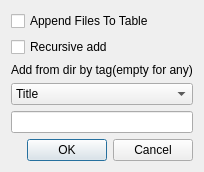
<?xml version="1.0" encoding="UTF-8"?>
<ui version="4.0">
 <class>DropDialog</class>
 <widget class="QDialog" name="DropDialog">
  <property name="geometry">
   <rect>
    <x>0</x>
    <y>0</y>
    <width>189</width>
    <height>164</height>
   </rect>
  </property>
  <property name="windowTitle">
   <string>Dialog</string>
  </property>
  <layout class="QVBoxLayout" name="verticalLayout">
   <item>
    <widget class="QCheckBox" name="checkBox_2">
     <property name="maximumSize">
      <size>
       <width>16777215</width>
       <height>20</height>
      </size>
     </property>
     <property name="text">
      <string>Append Files To Table</string>
     </property>
    </widget>
   </item>
   <item>
    <widget class="QCheckBox" name="checkBox">
     <property name="text">
      <string>Recursive add</string>
     </property>
    </widget>
   </item>
   <item>
    <widget class="QLabel" name="label">
     <property name="sizePolicy">
      <sizepolicy hsizetype="MinimumExpanding" vsizetype="MinimumExpanding">
       <horstretch>0</horstretch>
       <verstretch>0</verstretch>
      </sizepolicy>
     </property>
     <property name="maximumSize">
      <size>
       <width>16777215</width>
       <height>20</height>
      </size>
     </property>
     <property name="text">
      <string>Add from dir by tag(empty for any)</string>
     </property>
    </widget>
   </item>
   <item>
    <widget class="QComboBox" name="comboBox">
     <item>
      <property name="text">
       <string>Title</string>
      </property>
     </item>
     <item>
      <property name="text">
       <string>Artist</string>
      </property>
     </item>
     <item>
      <property name="text">
       <string>Album</string>
      </property>
     </item>
     <item>
      <property name="text">
       <string>Genre</string>
      </property>
     </item>
     <item>
      <property name="text">
       <string>Year</string>
      </property>
     </item>
    </widget>
   </item>
   <item>
    <widget class="QLineEdit" name="lineEdit"/>
   </item>
   <item>
    <widget class="QDialogButtonBox" name="buttonBox">
     <property name="orientation">
      <enum>Qt::Horizontal</enum>
     </property>
     <property name="standardButtons">
      <set>QDialogButtonBox::Cancel|QDialogButtonBox::Ok</set>
     </property>
    </widget>
   </item>
  </layout>
 </widget>
 <resources/>
 <connections>
  <connection>
   <sender>buttonBox</sender>
   <signal>accepted()</signal>
   <receiver>DropDialog</receiver>
   <slot>accept()</slot>
   <hints>
    <hint type="sourcelabel">
     <x>248</x>
     <y>254</y>
    </hint>
    <hint type="destinationlabel">
     <x>157</x>
     <y>274</y>
    </hint>
   </hints>
  </connection>
  <connection>
   <sender>buttonBox</sender>
   <signal>rejected()</signal>
   <receiver>DropDialog</receiver>
   <slot>reject()</slot>
   <hints>
    <hint type="sourcelabel">
     <x>316</x>
     <y>260</y>
    </hint>
    <hint type="destinationlabel">
     <x>286</x>
     <y>274</y>
    </hint>
   </hints>
  </connection>
 </connections>
 <slots>
  <signal>ReturnValues(QString,bool,bool)</signal>
 </slots>
</ui>
